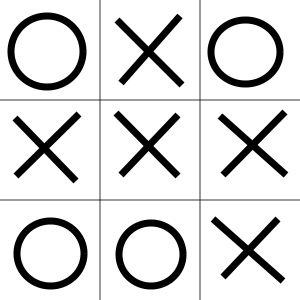
#> input picture game.png, 300 x 300 px
$ python detect_shapes.py   (older library calls are emulated)
#> lines starting #> are read from the running program, lines starting #| are printed output that depends on the picture; after the words box and inside, x2 and y2 are one past the last pixel; in counts of white or black regions, pixels touching at a corner belong together; pictures that were not available may be replaced by others from this repository, and a replacement may not be noted
### shapedetector.py
# import the necessary packages
import cv2

class ShapeDetector:
	def __init__(self):
		pass

	def detect(self, c):
		# initialize the shape name and approximate the contour
		shape = "unidentified"
		peri = cv2.arcLength(c, True)
		approx = cv2.approxPolyDP(c, 0.04 * peri, True)

		# if the shape is a triangle, it will have 3 vertices
		#if len(approx) == 3:
		#	shape = "triangle"
		#if len(approx) == 4:
		#	shape = "map"

		# if the shape has 4 vertices, it is either a square or
		# a rectangle
		#elif len(approx) == 4:
			# compute the bounding box of the contour and use the
			# bounding box to compute the aspect ratio
		#	(x, y, w, h) = cv2.boundingRect(approx)
		#	ar = w / float(h)

			# a square will have an aspect ratio that is approximately
			# equal to one, otherwise, the shape is a rectangle
		#	shape = "square" if ar >= 0.95 and ar <= 1.05 else "rectangle"

		# if the shape is a pentagon, it will have 5 vertices
		#elif len(approx) == 5:
		#	shape = "pentagon"

		# otherwise, we assume the shape is a circle
		#else:
		shape = "pattern"

		# return the name of the shape
		return shape

### detect_shapes.py
#!/usr/bin/env python
# USAGE
# python detect_shapes.py --image shapes_and_colors.png

# import the necessary packages
from shapedetector import ShapeDetector
#import argparse
import numpy as np
import imutils
import cv2


# load the image and background
image = cv2.imread("game.png")
#> image is the input picture: shape (300, 300, 3); min 0, max 255, mean 218.9
bg = cv2.imread("board.png")
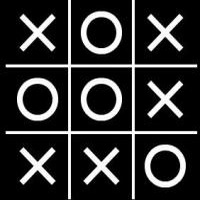
#> input picture tic.png, 200 x 200 px, given in place of board.png, which was not available
#> bg is the input picture: shape (200, 200, 3); mean B, G, R 47.4, 47.4, 47.4

# Apply same process to the background
resized_bg = imutils.resize(bg, width=300)
ratio_bg = bg.shape[0] / float(resized_bg.shape[0])
#> ratio_bg = 0.667

gray_bg = cv2.cvtColor(resized_bg, cv2.COLOR_BGR2GRAY)
blurred_bg = cv2.GaussianBlur(gray_bg, (5, 5), 0)
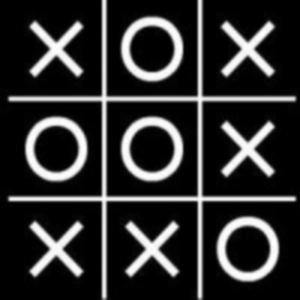
#> blurred_bg: shape (300, 300); min 0, max 253, mean 47.5
thresh_bg = cv2.threshold(blurred_bg, 60, 255, cv2.THRESH_BINARY)[1]
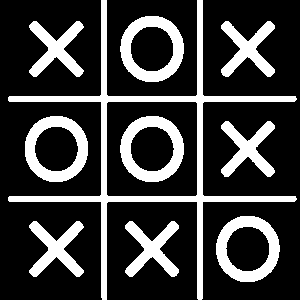
#> thresh_bg: shape (300, 300); 23.5% white; 10 white regions, largest, box (x1, y1, x2, y2) and area: (8, 0, 297, 300) 6918, (120, 116, 184, 182) 1863, (120, 16, 184, 82) 1856
#swap color
thresh_bg = ~thresh_bg

# resize it to a smaller factor so that
# the shapes can be approximated better
#convert the resized image to grayscale, blur it slightly,
# and threshold it
resized = imutils.resize(image, width=300)
ratio = image.shape[0] / float(resized.shape[0])
#> ratio = 1

gray = cv2.cvtColor(resized, cv2.COLOR_BGR2GRAY)
blurred = cv2.GaussianBlur(gray, (5, 5), 0)
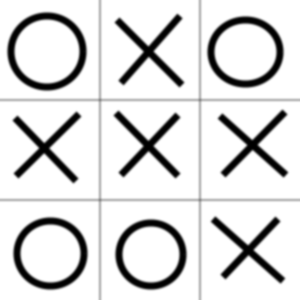
#> blurred: shape (300, 300); min 0, max 255, mean 219
thresh = cv2.threshold(blurred, 60, 255, cv2.THRESH_BINARY)[1]
#> thresh: shape (300, 300); 89.8% white; 9 black regions, largest, box (x1, y1, x2, y2) and area: (8, 13, 86, 90) 1232, (208, 17, 283, 87) 1152, (14, 218, 87, 289) 1152
#swap color
thresh = ~thresh
#> thresh: shape (300, 300); 10.2% white; 9 white regions

#result image
thresh_result = thresh - thresh_bg
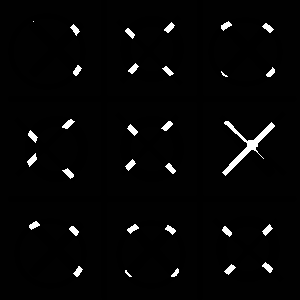
#> thresh_result: shape (300, 300); min 0, max 255, mean 6.8

# find contours in the thresholded image and initialize the
# shape detector
cnts = cv2.findContours(thresh_result.copy(), cv2.RETR_EXTERNAL,
	cv2.CHAIN_APPROX_SIMPLE)
#> cnts = 5 contours; box (x1, y1, x2, y2) and area: (0, 0, 102, 300) 28606, (202, 0, 300, 300) 27402, (107, 202, 198, 300) 8633, (107, 0, 197, 96) 8454, (107, 102, 197, 196) 8275
cnts = cnts[0] if imutils.is_cv2() else cnts[1]
sd = ShapeDetector()

# loop over the contours
for c in cnts:
	# compute the center of the contour, then detect the name of the
	# shape using only the contour
	M = cv2.moments(c)
	cX = int((M["m10"] / M["m00"]) * ratio)
	cY = int((M["m01"] / M["m00"]) * ratio)
	shape = sd.detect(c)

	# multiply the contour (x, y)-coordinates by the resize ratio,
	# then draw the contours and the name of the shape on the image
	c = c.astype("float")
	c *= ratio
	c = c.astype("int")
	cv2.drawContours(image, [c], -1, (0, 255, 0), 2)
	#print(cX)
	#print(cY)
	cv2.putText(image, shape, (cX, cY), cv2.FONT_HERSHEY_SIMPLEX,
		0.5, (255, 255, 255), 2)

	# show the output image
	cv2.imshow("Image", image)
	cv2.waitKey(0)
#> this loop made 5 passes
#> (cX, cY, peri in detect, approx in detect) on passes 1, 2, 4: (151, 250, 372.8, [[108, 202], [107, 299], [197, 299], [196, 202]]), (151, 148, 361.7, [[108, 102], [107, 194], [195, 195], [196, 103]]), (151, 47, 366.8, [[107, 0], [107, 94], [195, 95], [196, 0]])
#> (cX, cY, peri in detect) on passes 3, 5: (251, 149, 1159.8), (49, 149, 1165.6)
#> pass 1, `cv2.imshow("Image", image)`:
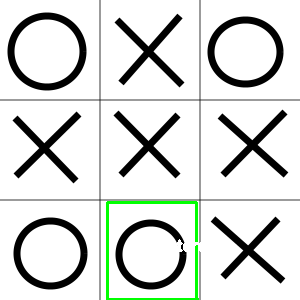
#> window 'Image': shape (300, 300, 3); mean B, G, R 216.3, 219.1, 216.3
#> after the loop:
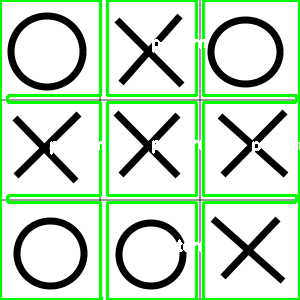
#> image: shape (300, 300, 3); 10.44% of pixels changed, all inside (x1, y1, x2, y2) = (0, 0, 300, 300)
#cv2.imshow("Image", image)
#cv2.waitKey(0)
cv2.destroyAllWindows()
